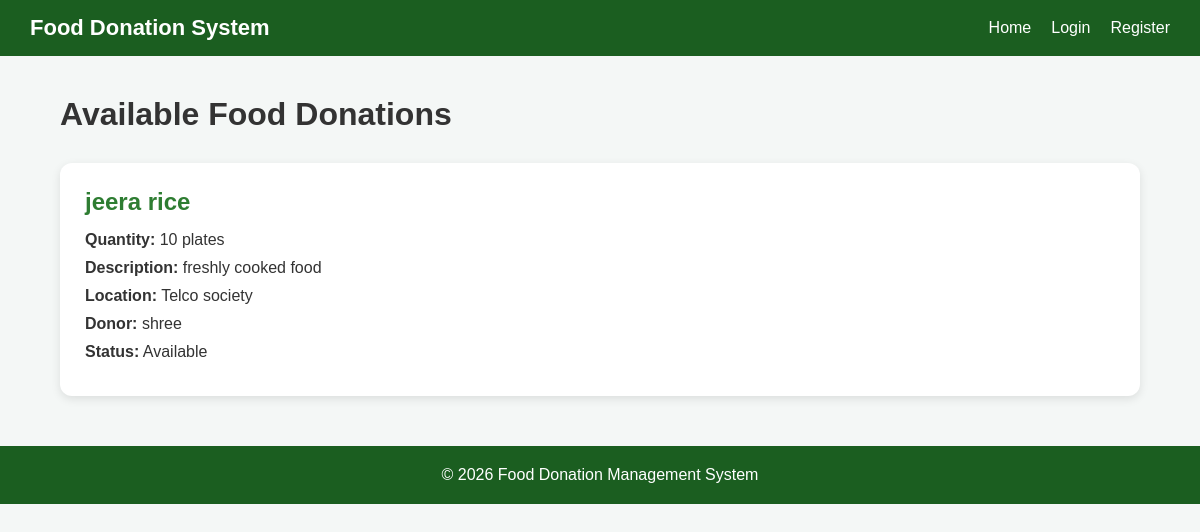
/donations, run on the app's committed database.
### tables this page shows
CREATE TABLE donations (
            id INTEGER PRIMARY KEY AUTOINCREMENT,
            donor_id INTEGER NOT NULL,
            food_name TEXT NOT NULL,
            quantity TEXT NOT NULL,
            description TEXT,
            location TEXT NOT NULL,
            status TEXT DEFAULT 'Available',
            receiver_id INTEGER,
            FOREIGN KEY (donor_id) REFERENCES users(id),
            FOREIGN KEY (receiver_id) REFERENCES users(id)
        );

CREATE TABLE users (
            id INTEGER PRIMARY KEY AUTOINCREMENT,
            name TEXT NOT NULL,
            email TEXT UNIQUE NOT NULL,
            password TEXT NOT NULL,
            role TEXT NOT NULL
        );

### app.py (the view)
@app.route("/donations")
def donations():
    connection = get_db()
    donations = connection.execute(
        """
        SELECT donations.*, users.name AS donor_name
        FROM donations
        JOIN users ON donations.donor_id = users.id
        WHERE donations.status = 'Available'
        ORDER BY donations.id DESC
        """
    ).fetchall()
    connection.close()
    return render_template(
        "donations.html",
        donations=donations
    )

### app.py (called while the page is built)
def get_db():
    connection = sqlite3.connect(DATABASE)
    connection.row_factory = sqlite3.Row
    return connection

### templates/donations.html (shortened to what this page needs)
{% extends "base.html" %}
{% block content %}
<h1>Available Food Donations</h1>
{% if donations %}
<div class="cards">
    {% for donation in donations %}
    <div class="card">
        <h2>
            {{ donation['food_name'] }}
        </h2>
        <p>
            <strong>Quantity:</strong>
            {{ donation['quantity'] }}
        </p>
        <p>
            <strong>Description:</strong>
            {{ donation['description'] }}
        </p>
        <p>
            <strong>Location:</strong>
            {{ donation['location'] }}
        </p>
        <p>
            <strong>Donor:</strong>
            {{ donation['donor_name'] }}
        </p>
        <p>
            <strong>Status:</strong>
            {{ donation['status'] }}
        </p>
    </div>
    {% endfor %}
</div>
{% else %}
<p>
    No food donations are currently available.
</p>
{% endif %}
{% endblock %}

### static/style.css (style rules this page uses)
* { box-sizing: border-box; margin: 0; padding: 0; }
body { font-family: Arial, sans-serif; background: #f4f7f6; color: #333; }
.cards { display: grid; grid-template-columns: repeat(auto-fit, minmax(250px, 1fr)); gap: 20px; margin-top: 30px; }
.card { background: white; padding: 25px; border-radius: 12px; box-shadow: 0 3px 10px rgba(0,0,0,0.1); }
.card h2 { color: #2e7d32; margin-bottom: 15px; }
.card p { margin-bottom: 10px; }
h1, h2 { margin-bottom: 20px; }

### data on the page
donations: food_name "jeera rice", quantity "10 plates", description "freshly cooked food", location "Telco society", donor_name "shree", status "Available"
